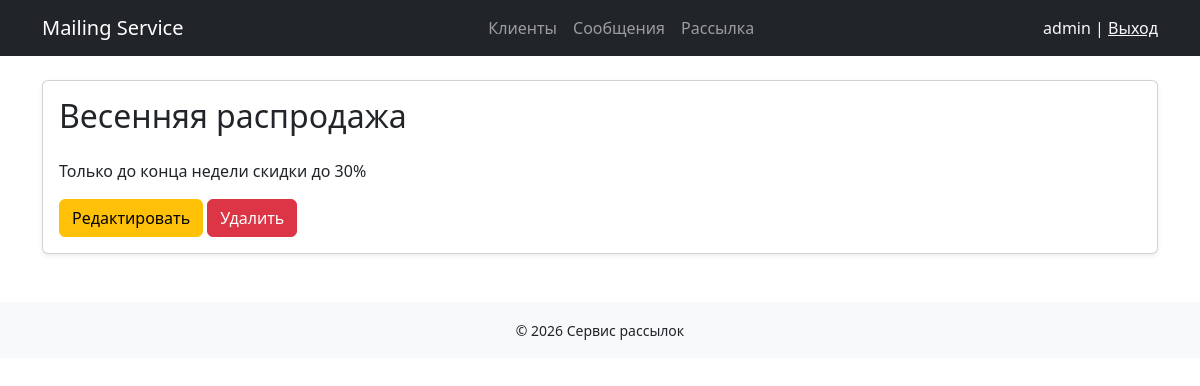
The app's page /message/1/ (signed in) with its own data.
### mailing/models.py (models this page shows, shortened)
class Message(models.Model):
    subject=models.CharField(max_length=255)
    body = models.TextField()

### mailing/views.py (the view)
# urls.py: path("message/<int:pk>/", MessageDetailView.as_view(), name="message_detail"),
class MessageDetailView(BaseDetailView):
    model = Message
    context_object_name = 'message'

### mailing/templates/mailing/message_detail.html (shortened to what this page needs)
{% extends 'mailing/base.html' %}
{% block content %}
<div class="card shadow-sm">
    <div class="card-body">
        <h2 class="card-title mb-4">
            {{ object.subject }}
        </h2>
        <p class="card-text">
            {{ object.body }}
        </p>
        <a href="{% url 'mailing:message_update'  message.pk %}" class="btn btn-warning">
            Редактировать
        </a>
        <a href="{% url 'mailing:message_delete'  message.pk %}" class="btn btn-danger">
            Удалить
        </a>
    </div>
</div>
{% endblock %}

### mailing/templates/mailing/base.html (shortened to what this page needs)
<!DOCTYPE html>
<html lang="ru">
<head>
    <link href="https://cdn.jsdelivr.net/npm/bootstrap@5.3.0/dist/css/bootstrap.min.css" rel="stylesheet">
</head>
<body>
    <nav class="navbar navbar-expand-lg navbar-dark bg-dark">
        <div class="container">
            <a class="navbar-brand" href="/">Mailing Service</a>
            <div>
                <ul class="navbar-nav me-auto mb-2 mb-lg-0">
                    <li class="nav-item">
                        <a class="nav-link" href="/recipient/">Клиенты</a>
                    </li>
                    <li class="nav-item">
                        <a class="nav-link" href="/message/">Сообщения</a>
                    </li>
                    <li class="nav-item">
                        <a class="nav-link" href="/mailing/">Рассылка</a>
                    </li>
                </ul>
            </div>
            <div class="text-light">
                {% if user.is_authenticated %}
                    {{ user.username }} | <a href="/logout/" class="text-light">Выход</a>
                {% else %}
                    <a href="/login/" class="text-light">Вход</a>
                {% endif %}
            </div>
        </div>
    </nav>
    <div class="container mt-4">
        {% block content %}{% endblock %}
    </div>
    <footer class="bg-light text-center mt-5 p-3">
        <small>© 2026 Сервис рассылок</small>
    </footer>
</body>
</html>

### records on screen
Message: subject "Весенняя распродажа", body "Только до конца недели скидки до 30%"

### other values on screen
{{ user.username }} "admin"
